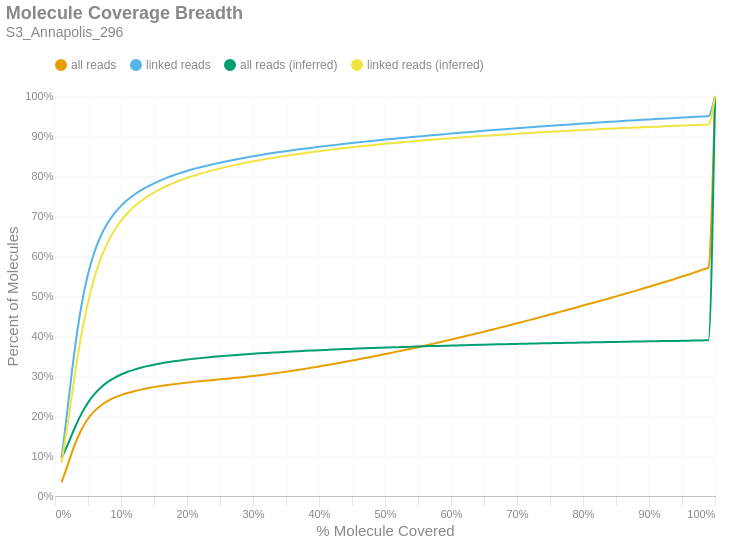

The notebook cell this image was saved under:
### Markdown cell above
### Molecule Read Coverage
This chart shows molecule coverage breadth as computed by the number of bases aligned to that molecule. In other words, "*how much of each unique long molecule is actually sequenced/aligned?*" Keep in mind there is a distinction between sequences and alignments, since some sequences belonging to a particular molecule may not align well and wouldn't appear in the alignment data. This chart also shows molecule coverage breadth as computed by the *inferred fragment* from which the aligned sequences originate. Unlike read coverage, this calculation takes into account the total insert size, including unsequenced gaps between the forward and reverse reads. Like the previous figures, these are cumulative percents.

### Code cell
if SKIPLR:
    print_html(f"Skipped")
else:
    binned_df = consolidated_hist(valids['coverage_bp'], mask, 0.01, True)
    binned_df_inf = consolidated_hist(valids['coverage_inserts'], mask, 0.01, True)
    binned_df = binned_df.with_columns(pl.lit(binned_df_inf['all reads (cumsum)']).alias('all reads (inferred)'))
    binned_df = binned_df.with_columns(pl.lit(binned_df_inf['linked reads (cumsum)']).alias('linked reads (inferred)'))
    binned_df = binned_df.with_columns(
        (pl.col('bin').cast(pl.Float64) + 0.01).alias('right_edge')
    )

    with SafeRender(binned_df):
        (
            density_plot(binned_df, 'Molecule Coverage Breadth', samplename, 'molcov', ['all reads (inferred)','linked reads (inferred)'])
            .encode(
                #x=alt.X('bin:Q', title="% Molecule Covered").axis(format = '%').scale(padding=0),
                x=alt.X('right_edge:Q', title="% Molecule Covered").axis(format='%').scale(padding=0),
                y=alt.Y('value:Q', title='Percent of Molecules')
                    .axis(format='%')
                    .stack(False)
                    .scale(domainMin=0, padding=0),
                color=alt.Color("key:N").scale(domain = ["all reads", "linked reads", "all reads (inferred)", "linked reads (inferred)"]),
                tooltip = [
                    alt.Tooltip("key:N", title = "Data Type"),
                    alt.Tooltip("range_label:N", title="% Molecule Covered"),
                    alt.Tooltip("value:Q", format = ".2%", title="% Molecules")
                ]
            )
        ).display()

### Figure 1 — Vega-Lite specification as saved in the notebook (floating-point values rounded to 4 significant figures)
{"width": "container", "height": 400, "config": {"title": {"anchor": "start", "dy": -15, "fontSize": 18, "color": "#888888", "subtitleColor": "#888888", "subtitleFontSize": 14}, "arc": {"fill": "#0072B2"}, "axis": {"domainColor": "#888888", "domainWidth": 0.5, "gridWidth": 0.2, "grid": false, "titleFontWeight": 400, "titleFontSize": 15, "labelFontSize": 11, "labelColor": "#888888", "tickColor": "#888888", "tickWidth": 0.2, "titleColor": "#888888"}, "axisBand": {"grid": false}, "axisX": {"grid": true, "tickSize": 10, "domainCap": "round"}, "axisY": {"domain": false, "grid": true, "tickSize": 0, "domainCap": "round"}, "background": "transparent", "header": {"labelFontSize": 15, "labelColor": "#888888", "titleFontSize": 15, "titleFontWeight": 600, "titleColor": "#888888"}, "legend": {"labelFont": "sans-serif", "labelFontSize": 12, "labelColor": "#888888", "symbolSize": 100, "symbolType": "circle", "titleFontSize": 12, "titlePadding": 10, "titleColor": "#888888", "title": null, "orient": "top"}, "range": {"category": ["#E69F00", "#56B4E9", "#009E73", "#F0E442", "#0072B2", "#D55E00", "#CC79A7", "#000000"], "diverging": ["#cfe8f3", "#a2d4ec", "#73bfe2", "#46abdb", "#1696d2", "#12719e"]}, "area": {"fill": "#0072B2", "fillOpacity": 0.7, "line": true, "strokeOpacity": 0.7}, "line": {"color": "#0072B2", "stroke": "#0072B2", "strokeWidth": 2}, "trail": {"color": "#0072B2", "stroke": "#0072B2", "strokeWidth": 0, "size": 1}, "point": {"filled": true, "fillOpacity": 1.0, "size": 95}, "text": {"color": "#888888", "fontSize": 11, "align": "right", "fontWeight": 400, "size": 11}, "bar": {"fill": "#0072B2", "stroke": null}, "view": {"stroke": null, "continuousWidth": 660, "continuousHeight": 400}}, "data": {"name": "data-3677891114eddc5a535271a15d804fa2"}, "mark": {"type": "line", "interpolate": "monotone", "point": {"opacity": 0, "size": 275}}, "encoding": {"color": {"field": "key", "scale": {"domain": ["all reads", "linked reads", "all reads (inferred)", "linked reads (inferred)"]}, "type": "nominal"}, "tooltip": [{"field": "key", "title": "Data Type", "type": "nominal"}, {"field": "range_label", "title": "% Molecule Covered", "type": "nominal"}, {"field": "value", "format": ".2%", "title": "% Molecules", "type": "quantitative"}], "x": {"axis": {"format": "%"}, "field": "right_edge", "scale": {"padding": 0}, "title": "% Molecule Covered", "type": "quantitative"}, "y": {"axis": {"format": "%"}, "field": "value", "scale": {"domainMin": 0, "padding": 0}, "stack": false, "title": "Percent of Molecules", "type": "quantitative"}}, "params": [{"name": "param_c36ac31b6afebe62", "select": {"type": "point", "fields": ["key"]}, "bind": "legend"}], "title": {"text": "Molecule Coverage Breadth", "subtitle": "S3_Annapolis_296"}, "transform": [{"fold": ["all reads (cumsum)", "linked reads (cumsum)", "all reads (inferred)", "linked reads (inferred)"]}, {"calculate": "replace(datum.key, ' (cumsum)', '')", "as": "key"}, {"filter": {"param": "param_c36ac31b6afebe62"}}], "usermeta": {"embedOptions": {"downloadFileName": "S3_Annapolis_296.molcov"}}, "$schema": "https://vega.github.io/schema/vega-lite/v6.1.0.json", "datasets": {"data-3677891114eddc5a535271a15d804fa2": [{"bin": "0.0", "interval": "0.0-0.01", "all reads": 0.03375, "linked reads": 0.09401, "all reads (cumsum)": 0.03375, "linked reads (cumsum)": 0.09401, "range_label": "0.0-0.01", "all reads (inferred)": 0.09493, "linked reads (inferred)": 0.08375, "right_edge": 0.01}, {"bin": "0.01", "interval": "0.01-0.02", "all reads": 0.04782, "linked reads": 0.1378, "all reads (cumsum)": 0.08157, "linked reads (cumsum)": 0.2319, "range_label": "0.01-0.02", "all reads (inferred)": 0.1313, "linked reads (inferred)": 0.1882, "right_edge": 0.02}, {"bin": "0.02", "interval": "0.02-0.03", "all reads": 0.04696, "linked reads": 0.1359, "all reads (cumsum)": 0.1285, "linked reads (cumsum)": 0.3678, "range_label": "0.02-0.03", "all reads (inferred)": 0.1707, "linked reads (inferred)": 0.3023, "right_edge": 0.03}, {"bin": "0.03", "interval": "0.03-0.04", "all reads": 0.03727, "linked reads": 0.1079, "all reads (cumsum)": 0.1658, "linked reads (cumsum)": 0.4757, "range_label": "0.03-0.04", "all reads (inferred)": 0.2053, "linked reads (inferred)": 0.4028, "right_edge": 0.04}, {"bin": "0.04", "interval": "0.04-0.05", "all reads": 0.02731, "linked reads": 0.07905, "all reads (cumsum)": 0.1931, "linked reads (cumsum)": 0.5547, "range_label": "0.04-0.05", "all reads (inferred)": 0.2333, "linked reads (inferred)": 0.4841, "right_edge": 0.05}, {"bin": "0.05", "interval": "0.05-0.06", "all reads": 0.01964, "linked reads": 0.05674, "all reads (cumsum)": 0.2128, "linked reads (cumsum)": 0.6115, "range_label": "0.05-0.06", "all reads (inferred)": 0.2553, "linked reads (inferred)": 0.5477, "right_edge": 0.06}, {"bin": "0.06", "interval": "0.06-0.07", "all reads": 0.0142, "linked reads": 0.04098, "all reads (cumsum)": 0.227, "linked reads (cumsum)": 0.6524, "range_label": "0.06-0.07", "all reads (inferred)": 0.2721, "linked reads (inferred)": 0.5966, "right_edge": 0.07}, {"bin": "0.07", "interval": "0.07-0.08", "all reads": 0.01067, "linked reads": 0.03074, "all reads (cumsum)": 0.2376, "linked reads (cumsum)": 0.6832, "range_label": "0.07-0.08", "all reads (inferred)": 0.2852, "linked reads (inferred)": 0.6345, "right_edge": 0.08}, {"bin": "0.08", "interval": "0.08-0.09", "all reads": 0.008174, "linked reads": 0.02347, "all reads (cumsum)": 0.2458, "linked reads (cumsum)": 0.7067, "range_label": "0.08-0.09", "all reads (inferred)": 0.2955, "linked reads (inferred)": 0.6642, "right_edge": 0.09}, {"bin": "0.09", "interval": "0.09-0.1", "all reads": 0.006502, "linked reads": 0.01864, "all reads (cumsum)": 0.2523, "linked reads (cumsum)": 0.7253, "range_label": "0.09-0.1", "all reads (inferred)": 0.3038, "linked reads (inferred)": 0.6883, "right_edge": 0.1}, {"bin": "0.1", "interval": "0.1-0.11", "all reads": 0.005364, "linked reads": 0.01528, "all reads (cumsum)": 0.2577, "linked reads (cumsum)": 0.7406, "range_label": "0.1-0.11", "all reads (inferred)": 0.3105, "linked reads (inferred)": 0.7075, "right_edge": 0.11}, {"bin": "0.11", "interval": "0.11-0.12", "all reads": 0.004425, "linked reads": 0.01258, "all reads (cumsum)": 0.2621, "linked reads (cumsum)": 0.7532, "range_label": "0.11-0.12", "all reads (inferred)": 0.316, "linked reads (inferred)": 0.7235, "right_edge": 0.12}, {"bin": "0.12", "interval": "0.12-0.13", "all reads": 0.003851, "linked reads": 0.01096, "all reads (cumsum)": 0.266, "linked reads (cumsum)": 0.7641, "range_label": "0.12-0.13", "all reads (inferred)": 0.3207, "linked reads (inferred)": 0.7369, "right_edge": 0.13}, {"bin": "0.13", "interval": "0.13-0.14", "all reads": 0.003319, "linked reads": 0.009408, "all reads (cumsum)": 0.2693, "linked reads (cumsum)": 0.7735, "range_label": "0.13-0.14", "all reads (inferred)": 0.3247, "linked reads (inferred)": 0.7484, "right_edge": 0.14}, {"bin": "0.14", "interval": "0.14-0.15", "all reads": 0.002916, "linked reads": 0.008205, "all reads (cumsum)": 0.2722, "linked reads (cumsum)": 0.7817, "range_label": "0.14-0.15", "all reads (inferred)": 0.3282, "linked reads (inferred)": 0.7585, "right_edge": 0.15}, {"bin": "0.15", "interval": "0.15-0.16", "all reads": 0.002617, "linked reads": 0.007314, "all reads (cumsum)": 0.2748, "linked reads (cumsum)": 0.789, "range_label": "0.15-0.16", "all reads (inferred)": 0.3313, "linked reads (inferred)": 0.7676, "right_edge": 0.16}, {"bin": "0.16", "interval": "0.16-0.17", "all reads": 0.002468, "linked reads": 0.006852, "all reads (cumsum)": 0.2773, "linked reads (cumsum)": 0.7959, "range_label": "0.16-0.17", "all reads (inferred)": 0.3341, "linked reads (inferred)": 0.7756, "right_edge": 0.17}, {"bin": "0.17", "interval": "0.17-0.18", "all reads": 0.00222, "linked reads": 0.00605, "all reads (cumsum)": 0.2795, "linked reads (cumsum)": 0.8019, "range_label": "0.17-0.18", "all reads (inferred)": 0.3366, "linked reads (inferred)": 0.7828, "right_edge": 0.18}, {"bin": "0.18", "interval": "0.18-0.19", "all reads": 0.002056, "linked reads": 0.005527, "all reads (cumsum)": 0.2815, "linked reads (cumsum)": 0.8075, "range_label": "0.18-0.19", "all reads (inferred)": 0.3389, "linked reads (inferred)": 0.7893, "right_edge": 0.19}, {"bin": "0.19", "interval": "0.19-0.2", "all reads": 0.001901, "linked reads": 0.00509, "all reads (cumsum)": 0.2834, "linked reads (cumsum)": 0.8126, "range_label": "0.19-0.2", "all reads (inferred)": 0.341, "linked reads (inferred)": 0.7953, "right_edge": 0.2}, {"bin": "0.2", "interval": "0.2-0.21", "all reads": 0.001873, "linked reads": 0.004936, "all reads (cumsum)": 0.2853, "linked reads (cumsum)": 0.8175, "range_label": "0.2-0.21", "all reads (inferred)": 0.3429, "linked reads (inferred)": 0.8007, "right_edge": 0.21}, {"bin": "0.21", "interval": "0.21-0.22", "all reads": 0.001664, "linked reads": 0.004267, "all reads (cumsum)": 0.287, "linked reads (cumsum)": 0.8218, "range_label": "0.21-0.22", "all reads (inferred)": 0.3447, "linked reads (inferred)": 0.8058, "right_edge": 0.22}, {"bin": "0.22", "interval": "0.22-0.23", "all reads": 0.001621, "linked reads": 0.004079, "all reads (cumsum)": 0.2886, "linked reads (cumsum)": 0.8258, "range_label": "0.22-0.23", "all reads (inferred)": 0.3463, "linked reads (inferred)": 0.8104, "right_edge": 0.23}, {"bin": "0.23", "interval": "0.23-0.24", "all reads": 0.001592, "linked reads": 0.003866, "all reads (cumsum)": 0.2902, "linked reads (cumsum)": 0.8297, "range_label": "0.23-0.24", "all reads (inferred)": 0.3478, "linked reads (inferred)": 0.8148, "right_edge": 0.24}, {"bin": "0.24", "interval": "0.24-0.25", "all reads": 0.001515, "linked reads": 0.003654, "all reads (cumsum)": 0.2917, "linked reads (cumsum)": 0.8334, "range_label": "0.24-0.25", "all reads (inferred)": 0.3493, "linked reads (inferred)": 0.8189, "right_edge": 0.25}, {"bin": "0.25", "interval": "0.25-0.26", "all reads": 0.001507, "linked reads": 0.003492, "all reads (cumsum)": 0.2932, "linked reads (cumsum)": 0.8369, "range_label": "0.25-0.26", "all reads (inferred)": 0.3507, "linked reads (inferred)": 0.8228, "right_edge": 0.26}, {"bin": "0.26", "interval": "0.26-0.27", "all reads": 0.001537, "linked reads": 0.003325, "all reads (cumsum)": 0.2948, "linked reads (cumsum)": 0.8402, "range_label": "0.26-0.27", "all reads (inferred)": 0.352, "linked reads (inferred)": 0.8266, "right_edge": 0.27}, {"bin": "0.27", "interval": "0.27-0.28", "all reads": 0.001612, "linked reads": 0.003121, "all reads (cumsum)": 0.2964, "linked reads (cumsum)": 0.8433, "range_label": "0.27-0.28", "all reads (inferred)": 0.3532, "linked reads (inferred)": 0.8301, "right_edge": 0.28}, {"bin": "0.28", "interval": "0.28-0.29", "all reads": 0.001745, "linked reads": 0.003016, "all reads (cumsum)": 0.2981, "linked reads (cumsum)": 0.8463, "range_label": "0.28-0.29", "all reads (inferred)": 0.3544, "linked reads (inferred)": 0.8336, "right_edge": 0.29}, {"bin": "0.29", "interval": "0.29-0.3", "all reads": 0.001841, "linked reads": 0.00293, "all reads (cumsum)": 0.3, "linked reads (cumsum)": 0.8492, "range_label": "0.29-0.3", "all reads (inferred)": 0.3556, "linked reads (inferred)": 0.8368, "right_edge": 0.3}, {"bin": "0.3", "interval": "0.3-0.31", "all reads": 0.001959, "linked reads": 0.002759, "all reads (cumsum)": 0.3019, "linked reads (cumsum)": 0.852, "range_label": "0.3-0.31", "all reads (inferred)": 0.3566, "linked reads (inferred)": 0.8397, "right_edge": 0.31}, {"bin": "0.31", "interval": "0.31-0.32", "all reads": 0.002087, "linked reads": 0.002722, "all reads (cumsum)": 0.304, "linked reads (cumsum)": 0.8547, "range_label": "0.31-0.32", "all reads (inferred)": 0.3576, "linked reads (inferred)": 0.8425, "right_edge": 0.32}, {"bin": "0.32", "interval": "0.32-0.33", "all reads": 0.002167, "linked reads": 0.002565, "all reads (cumsum)": 0.3062, "linked reads (cumsum)": 0.8573, "range_label": "0.32-0.33", "all reads (inferred)": 0.3585, "linked reads (inferred)": 0.8452, "right_edge": 0.33}, {"bin": "0.33", "interval": "0.33-0.34", "all reads": 0.002256, "linked reads": 0.002489, "all reads (cumsum)": 0.3084, "linked reads (cumsum)": 0.8598, "range_label": "0.33-0.34", "all reads (inferred)": 0.3595, "linked reads (inferred)": 0.8479, "right_edge": 0.34}, {"bin": "0.34", "interval": "0.34-0.35", "all reads": 0.002337, "linked reads": 0.002357, "all reads (cumsum)": 0.3108, "linked reads (cumsum)": 0.8621, "range_label": "0.34-0.35", "all reads (inferred)": 0.3604, "linked reads (inferred)": 0.8504, "right_edge": 0.35}, {"bin": "0.35", "interval": "0.35-0.36", "all reads": 0.002455, "linked reads": 0.002278, "all reads (cumsum)": 0.3132, "linked reads (cumsum)": 0.8644, "range_label": "0.35-0.36", "all reads (inferred)": 0.3612, "linked reads (inferred)": 0.8529, "right_edge": 0.36}, {"bin": "0.36", "interval": "0.36-0.37", "all reads": 0.002518, "linked reads": 0.002241, "all reads (cumsum)": 0.3157, "linked reads (cumsum)": 0.8667, "range_label": "0.36-0.37", "all reads (inferred)": 0.3621, "linked reads (inferred)": 0.8552, "right_edge": 0.37}, {"bin": "0.37", "interval": "0.37-0.38", "all reads": 0.002591, "linked reads": 0.002124, "all reads (cumsum)": 0.3183, "linked reads (cumsum)": 0.8688, "range_label": "0.37-0.38", "all reads (inferred)": 0.3629, "linked reads (inferred)": 0.8575, "right_edge": 0.38}, {"bin": "0.38", "interval": "0.38-0.39", "all reads": 0.002671, "linked reads": 0.002097, "all reads (cumsum)": 0.321, "linked reads (cumsum)": 0.8709, "range_label": "0.38-0.39", "all reads (inferred)": 0.3637, "linked reads (inferred)": 0.8598, "right_edge": 0.39}, {"bin": "0.39", "interval": "0.39-0.4", "all reads": 0.002839, "linked reads": 0.002097, "all reads (cumsum)": 0.3238, "linked reads (cumsum)": 0.873, "range_label": "0.39-0.4", "all reads (inferred)": 0.3645, "linked reads (inferred)": 0.8621, "right_edge": 0.4}, {"bin": "0.4", "interval": "0.4-0.41", "all reads": 0.002787, "linked reads": 0.002011, "all reads (cumsum)": 0.3266, "linked reads (cumsum)": 0.875, "range_label": "0.4-0.41", "all reads (inferred)": 0.3652, "linked reads (inferred)": 0.8641, "right_edge": 0.41}, {"bin": "0.41", "interval": "0.41-0.42", "all reads": 0.002816, "linked reads": 0.001891, "all reads (cumsum)": 0.3294, "linked reads (cumsum)": 0.8769, "range_label": "0.41-0.42", "all reads (inferred)": 0.3659, "linked reads (inferred)": 0.8661, "right_edge": 0.42}, {"bin": "0.42", "interval": "0.42-0.43", "all reads": 0.002936, "linked reads": 0.0018, "all reads (cumsum)": 0.3324, "linked reads (cumsum)": 0.8787, "range_label": "0.42-0.43", "all reads (inferred)": 0.3667, "linked reads (inferred)": 0.8682, "right_edge": 0.43}, {"bin": "0.43", "interval": "0.43-0.44", "all reads": 0.003033, "linked reads": 0.001873, "all reads (cumsum)": 0.3354, "linked reads (cumsum)": 0.8805, "range_label": "0.43-0.44", "all reads (inferred)": 0.3674, "linked reads (inferred)": 0.8701, "right_edge": 0.44}, {"bin": "0.44", "interval": "0.44-0.45", "all reads": 0.003127, "linked reads": 0.00186, "all reads (cumsum)": 0.3385, "linked reads (cumsum)": 0.8824, "range_label": "0.44-0.45", "all reads (inferred)": 0.368, "linked reads (inferred)": 0.8719, "right_edge": 0.45}, {"bin": "0.45", "interval": "0.45-0.46", "all reads": 0.003158, "linked reads": 0.001794, "all reads (cumsum)": 0.3417, "linked reads (cumsum)": 0.8842, "range_label": "0.45-0.46", "all reads (inferred)": 0.3687, "linked reads (inferred)": 0.8737, "right_edge": 0.46}, {"bin": "0.46", "interval": "0.46-0.47", "all reads": 0.00314, "linked reads": 0.001724, "all reads (cumsum)": 0.3448, "linked reads (cumsum)": 0.8859, "range_label": "0.46-0.47", "all reads (inferred)": 0.3693, "linked reads (inferred)": 0.8755, "right_edge": 0.47}, {"bin": "0.47", "interval": "0.47-0.48", "all reads": 0.003256, "linked reads": 0.001782, "all reads (cumsum)": 0.3481, "linked reads (cumsum)": 0.8877, "range_label": "0.47-0.48", "all reads (inferred)": 0.3699, "linked reads (inferred)": 0.8771, "right_edge": 0.48}, {"bin": "0.48", "interval": "0.48-0.49", "all reads": 0.003136, "linked reads": 0.001664, "all reads (cumsum)": 0.3512, "linked reads (cumsum)": 0.8894, "range_label": "0.48-0.49", "all reads (inferred)": 0.3704, "linked reads (inferred)": 0.8787, "right_edge": 0.49}, {"bin": "0.49", "interval": "0.49-0.5", "all reads": 0.003583, "linked reads": 0.001691, "all reads (cumsum)": 0.3548, "linked reads (cumsum)": 0.8911, "range_label": "0.49-0.5", "all reads (inferred)": 0.371, "linked reads (inferred)": 0.8804, "right_edge": 0.5}, {"bin": "0.5", "interval": "0.5-0.51", "all reads": 0.00317, "linked reads": 0.001532, "all reads (cumsum)": 0.358, "linked reads (cumsum)": 0.8926, "range_label": "0.5-0.51", "all reads (inferred)": 0.3716, "linked reads (inferred)": 0.8819, "right_edge": 0.51}, {"bin": "0.51", "interval": "0.51-0.52", "all reads": 0.003561, "linked reads": 0.001598, "all reads (cumsum)": 0.3615, "linked reads (cumsum)": 0.8942, "range_label": "0.51-0.52", "all reads (inferred)": 0.3721, "linked reads (inferred)": 0.8834, "right_edge": 0.52}, {"bin": "0.52", "interval": "0.52-0.53", "all reads": 0.003385, "linked reads": 0.001489, "all reads (cumsum)": 0.3649, "linked reads (cumsum)": 0.8957, "range_label": "0.52-0.53", "all reads (inferred)": 0.3727, "linked reads (inferred)": 0.8849, "right_edge": 0.53}, {"bin": "0.53", "interval": "0.53-0.54", "all reads": 0.00355, "linked reads": 0.001589, "all reads (cumsum)": 0.3685, "linked reads (cumsum)": 0.8973, "range_label": "0.53-0.54", "all reads (inferred)": 0.3732, "linked reads (inferred)": 0.8864, "right_edge": 0.54}, {"bin": "0.54", "interval": "0.54-0.55", "all reads": 0.00358, "linked reads": 0.001437, "all reads (cumsum)": 0.3721, "linked reads (cumsum)": 0.8987, "range_label": "0.54-0.55", "all reads (inferred)": 0.3737, "linked reads (inferred)": 0.8878, "right_edge": 0.55}, {"bin": "0.55", "interval": "0.55-0.56", "all reads": 0.003711, "linked reads": 0.001511, "all reads (cumsum)": 0.3758, "linked reads (cumsum)": 0.9002, "range_label": "0.55-0.56", "all reads (inferred)": 0.3743, "linked reads (inferred)": 0.8892, "right_edge": 0.56}, {"bin": "0.56", "interval": "0.56-0.57", "all reads": 0.003769, "linked reads": 0.001475, "all reads (cumsum)": 0.3795, "linked reads (cumsum)": 0.9017, "range_label": "0.56-0.57", "all reads (inferred)": 0.3747, "linked reads (inferred)": 0.8906, "right_edge": 0.57}, {"bin": "0.57", "interval": "0.57-0.58", "all reads": 0.00376, "linked reads": 0.001493, "all reads (cumsum)": 0.3833, "linked reads (cumsum)": 0.9032, "range_label": "0.57-0.58", "all reads (inferred)": 0.3752, "linked reads (inferred)": 0.8919, "right_edge": 0.58}, {"bin": "0.58", "interval": "0.58-0.59", "all reads": 0.003857, "linked reads": 0.001436, "all reads (cumsum)": 0.3872, "linked reads (cumsum)": 0.9046, "range_label": "0.58-0.59", "all reads (inferred)": 0.3757, "linked reads (inferred)": 0.8932, "right_edge": 0.59}, {"bin": "0.59", "interval": "0.59-0.6", "all reads": 0.003921, "linked reads": 0.001479, "all reads (cumsum)": 0.3911, "linked reads (cumsum)": 0.9061, "range_label": "0.59-0.6", "all reads (inferred)": 0.3761, "linked reads (inferred)": 0.8944, "right_edge": 0.6}, {"bin": "0.6", "interval": "0.6-0.61", "all reads": 0.003793, "linked reads": 0.001419, "all reads (cumsum)": 0.3949, "linked reads (cumsum)": 0.9075, "range_label": "0.6-0.61", "all reads (inferred)": 0.3766, "linked reads (inferred)": 0.8956, "right_edge": 0.61}, {"bin": "0.61", "interval": "0.61-0.62", "all reads": 0.003961, "linked reads": 0.001361, "all reads (cumsum)": 0.3988, "linked reads (cumsum)": 0.9089, "range_label": "0.61-0.62", "all reads (inferred)": 0.377, "linked reads (inferred)": 0.8968, "right_edge": 0.62}, {"bin": "0.62", "interval": "0.62-0.63", "all reads": 0.00395, "linked reads": 0.001354, "all reads (cumsum)": 0.4028, "linked reads (cumsum)": 0.9102, "range_label": "0.62-0.63", "all reads (inferred)": 0.3774, "linked reads (inferred)": 0.898, "right_edge": 0.63}, {"bin": "0.63", "interval": "0.63-0.64", "all reads": 0.003986, "linked reads": 0.00139, "all reads (cumsum)": 0.4068, "linked reads (cumsum)": 0.9116, "range_label": "0.63-0.64", "all reads (inferred)": 0.3779, "linked reads (inferred)": 0.8992, "right_edge": 0.64}, {"bin": "0.64", "interval": "0.64-0.65", "all reads": 0.004023, "linked reads": 0.001357, "all reads (cumsum)": 0.4108, "linked reads (cumsum)": 0.913, "range_label": "0.64-0.65", "all reads (inferred)": 0.3783, "linked reads (inferred)": 0.9003, "right_edge": 0.65}, {"bin": "0.65", "interval": "0.65-0.66", "all reads": 0.004234, "linked reads": 0.00138, "all reads (cumsum)": 0.415, "linked reads (cumsum)": 0.9144, "range_label": "0.65-0.66", "all reads (inferred)": 0.3787, "linked reads (inferred)": 0.9014, "right_edge": 0.66}, {"bin": "0.66", "interval": "0.66-0.67", "all reads": 0.004037, "linked reads": 0.001188, "all reads (cumsum)": 0.4191, "linked reads (cumsum)": 0.9156, "range_label": "0.66-0.67", "all reads (inferred)": 0.3791, "linked reads (inferred)": 0.9025, "right_edge": 0.67}, {"bin": "0.67", "interval": "0.67-0.68", "all reads": 0.004243, "linked reads": 0.00131, "all reads (cumsum)": 0.4233, "linked reads (cumsum)": 0.9169, "range_label": "0.67-0.68", "all reads (inferred)": 0.3795, "linked reads (inferred)": 0.9035, "right_edge": 0.68}, {"bin": "0.68", "interval": "0.68-0.69", "all reads": 0.004169, "linked reads": 0.001262, "all reads (cumsum)": 0.4275, "linked reads (cumsum)": 0.9181, "range_label": "0.68-0.69", "all reads (inferred)": 0.3799, "linked reads (inferred)": 0.9046, "right_edge": 0.69}, {"bin": "0.69", "interval": "0.69-0.7", "all reads": 0.004278, "linked reads": 0.001225, "all reads (cumsum)": 0.4317, "linked reads (cumsum)": 0.9193, "range_label": "0.69-0.7", "all reads (inferred)": 0.3802, "linked reads (inferred)": 0.9056, "right_edge": 0.7}, {"bin": "0.7", "interval": "0.7-0.71", "all reads": 0.004245, "linked reads": 0.00127, "all reads (cumsum)": 0.436, "linked reads (cumsum)": 0.9206, "range_label": "0.7-0.71", "all reads (inferred)": 0.3806, "linked reads (inferred)": 0.9067, "right_edge": 0.71}, {"bin": "0.71", "interval": "0.71-0.72", "all reads": 0.00427, "linked reads": 0.001235, "all reads (cumsum)": 0.4403, "linked reads (cumsum)": 0.9219, "range_label": "0.71-0.72", "all reads (inferred)": 0.381, "linked reads (inferred)": 0.9076, "right_edge": 0.72}, {"bin": "0.72", "interval": "0.72-0.73", "all reads": 0.004419, "linked reads": 0.00121, "all reads (cumsum)": 0.4447, "linked reads (cumsum)": 0.9231, "range_label": "0.72-0.73", "all reads (inferred)": 0.3814, "linked reads (inferred)": 0.9086, "right_edge": 0.73}, {"bin": "0.73", "interval": "0.73-0.74", "all reads": 0.004388, "linked reads": 0.001214, "all reads (cumsum)": 0.4491, "linked reads (cumsum)": 0.9243, "range_label": "0.73-0.74", "all reads (inferred)": 0.3817, "linked reads (inferred)": 0.9096, "right_edge": 0.74}, {"bin": "0.74", "interval": "0.74-0.75", "all reads": 0.004611, "linked reads": 0.001164, "all reads (cumsum)": 0.4537, "linked reads (cumsum)": 0.9254, "range_label": "0.74-0.75", "all reads (inferred)": 0.3821, "linked reads (inferred)": 0.9105, "right_edge": 0.75}, {"bin": "0.75", "interval": "0.75-0.76", "all reads": 0.004304, "linked reads": 0.001168, "all reads (cumsum)": 0.458, "linked reads (cumsum)": 0.9266, "range_label": "0.75-0.76", "all reads (inferred)": 0.3824, "linked reads (inferred)": 0.9114, "right_edge": 0.76}, {"bin": "0.76", "interval": "0.76-0.77", "all reads": 0.004434, "linked reads": 0.001136, "all reads (cumsum)": 0.4624, "linked reads (cumsum)": 0.9277, "range_label": "0.76-0.77", "all reads (inferred)": 0.3827, "linked reads (inferred)": 0.9123, "right_edge": 0.77}, {"bin": "0.77", "interval": "0.77-0.78", "all reads": 0.004475, "linked reads": 0.001135, "all reads (cumsum)": 0.4669, "linked reads (cumsum)": 0.9289, "range_label": "0.77-0.78", "all reads (inferred)": 0.3831, "linked reads (inferred)": 0.9132, "right_edge": 0.78}, {"bin": "0.78", "interval": "0.78-0.79", "all reads": 0.004508, "linked reads": 0.001098, "all reads (cumsum)": 0.4714, "linked reads (cumsum)": 0.93, "range_label": "0.78-0.79", "all reads (inferred)": 0.3834, "linked reads (inferred)": 0.9141, "right_edge": 0.79}, {"bin": "0.79", "interval": "0.79-0.8", "all reads": 0.004727, "linked reads": 0.001126, "all reads (cumsum)": 0.4761, "linked reads (cumsum)": 0.9311, "range_label": "0.79-0.8", "all reads (inferred)": 0.3837, "linked reads (inferred)": 0.915, "right_edge": 0.8}, {"bin": "0.8", "interval": "0.8-0.81", "all reads": 0.004373, "linked reads": 0.001025, "all reads (cumsum)": 0.4805, "linked reads (cumsum)": 0.9321, "range_label": "0.8-0.81", "all reads (inferred)": 0.384, "linked reads (inferred)": 0.9158, "right_edge": 0.81}, {"bin": "0.81", "interval": "0.81-0.82", "all reads": 0.004521, "linked reads": 0.001101, "all reads (cumsum)": 0.485, "linked reads (cumsum)": 0.9332, "range_label": "0.81-0.82", "all reads (inferred)": 0.3844, "linked reads (inferred)": 0.9167, "right_edge": 0.82}, {"bin": "0.82", "interval": "0.82-0.83", "all reads": 0.004637, "linked reads": 0.001102, "all reads (cumsum)": 0.4897, "linked reads (cumsum)": 0.9343, "range_label": "0.82-0.83", "all reads (inferred)": 0.3847, "linked reads (inferred)": 0.9175, "right_edge": 0.83}, {"bin": "0.83", "interval": "0.83-0.84", "all reads": 0.00471, "linked reads": 0.001064, "all reads (cumsum)": 0.4944, "linked reads (cumsum)": 0.9354, "range_label": "0.83-0.84", "all reads (inferred)": 0.385, "linked reads (inferred)": 0.9182, "right_edge": 0.84}, {"bin": "0.84", "interval": "0.84-0.85", "all reads": 0.004649, "linked reads": 0.001028, "all reads (cumsum)": 0.499, "linked reads (cumsum)": 0.9364, "range_label": "0.84-0.85", "all reads (inferred)": 0.3853, "linked reads (inferred)": 0.919, "right_edge": 0.85}, {"bin": "0.85", "interval": "0.85-0.86", "all reads": 0.004814, "linked reads": 0.001074, "all reads (cumsum)": 0.5038, "linked reads (cumsum)": 0.9375, "range_label": "0.85-0.86", "all reads (inferred)": 0.3855, "linked reads (inferred)": 0.9198, "right_edge": 0.86}, {"bin": "0.86", "interval": "0.86-0.87", "all reads": 0.00469, "linked reads": 0.001018, "all reads (cumsum)": 0.5085, "linked reads (cumsum)": 0.9385, "range_label": "0.86-0.87", "all reads (inferred)": 0.3858, "linked reads (inferred)": 0.9205, "right_edge": 0.87}, {"bin": "0.87", "interval": "0.87-0.88", "all reads": 0.004865, "linked reads": 0.0009694, "all reads (cumsum)": 0.5134, "linked reads (cumsum)": 0.9395, "range_label": "0.87-0.88", "all reads (inferred)": 0.3861, "linked reads (inferred)": 0.9212, "right_edge": 0.88}, {"bin": "0.88", "interval": "0.88-0.89", "all reads": 0.004841, "linked reads": 0.001041, "all reads (cumsum)": 0.5182, "linked reads (cumsum)": 0.9405, "range_label": "0.88-0.89", "all reads (inferred)": 0.3864, "linked reads (inferred)": 0.922, "right_edge": 0.89}, {"bin": "0.89", "interval": "0.89-0.9", "all reads": 0.00497, "linked reads": 0.0009783, "all reads (cumsum)": 0.5232, "linked reads (cumsum)": 0.9415, "range_label": "0.89-0.9", "all reads (inferred)": 0.3867, "linked reads (inferred)": 0.9227, "right_edge": 0.9}, {"bin": "0.9", "interval": "0.9-0.91", "all reads": 0.004753, "linked reads": 0.0009063, "all reads (cumsum)": 0.528, "linked reads (cumsum)": 0.9424, "range_label": "0.9-0.91", "all reads (inferred)": 0.3869, "linked reads (inferred)": 0.9234, "right_edge": 0.91}, {"bin": "0.91", "interval": "0.91-0.92", "all reads": 0.005321, "linked reads": 0.0009816, "all reads (cumsum)": 0.5333, "linked reads (cumsum)": 0.9434, "range_label": "0.91-0.92", "all reads (inferred)": 0.3872, "linked reads (inferred)": 0.9241, "right_edge": 0.92}, {"bin": "0.92", "interval": "0.92-0.93", "all reads": 0.004651, "linked reads": 0.0009428, "all reads (cumsum)": 0.5379, "linked reads (cumsum)": 0.9443, "range_label": "0.92-0.93", "all reads (inferred)": 0.3875, "linked reads (inferred)": 0.9248, "right_edge": 0.93}, {"bin": "0.93", "interval": "0.93-0.94", "all reads": 0.005255, "linked reads": 0.0009439, "all reads (cumsum)": 0.5432, "linked reads (cumsum)": 0.9453, "range_label": "0.93-0.94", "all reads (inferred)": 0.3878, "linked reads (inferred)": 0.9255, "right_edge": 0.94}, {"bin": "0.94", "interval": "0.94-0.95", "all reads": 0.005635, "linked reads": 0.0009262, "all reads (cumsum)": 0.5488, "linked reads (cumsum)": 0.9462, "range_label": "0.94-0.95", "all reads (inferred)": 0.388, "linked reads (inferred)": 0.9261, "right_edge": 0.95}, {"bin": "0.95", "interval": "0.95-0.96", "all reads": 0.004778, "linked reads": 0.0009085, "all reads (cumsum)": 0.5536, "linked reads (cumsum)": 0.9471, "range_label": "0.95-0.96", "all reads (inferred)": 0.3883, "linked reads (inferred)": 0.9268, "right_edge": 0.96}, {"bin": "0.96", "interval": "0.96-0.97", "all reads": 0.00563, "linked reads": 0.000821, "all reads (cumsum)": 0.5592, "linked reads (cumsum)": 0.9479, "range_label": "0.96-0.97", "all reads (inferred)": 0.3886, "linked reads (inferred)": 0.9275, "right_edge": 0.97}, {"bin": "0.97", "interval": "0.97-0.98", "all reads": 0.006037, "linked reads": 0.0008453, "all reads (cumsum)": 0.5653, "linked reads (cumsum)": 0.9488, "range_label": "0.97-0.98", "all reads (inferred)": 0.389, "linked reads (inferred)": 0.9282, "right_edge": 0.98}, {"bin": "0.98", "interval": "0.98-0.99", "all reads": 0.005774, "linked reads": 0.0009606, "all reads (cumsum)": 0.571, "linked reads (cumsum)": 0.9497, "range_label": "0.98-0.99", "all reads (inferred)": 0.3893, "linked reads (inferred)": 0.9288, "right_edge": 0.99}, {"bin": "0.99", "interval": "0.99-1.0", "all reads": 0.429, "linked reads": 0.05026, "all reads (cumsum)": 1.0, "linked reads (cumsum)": 1.0, "range_label": "0.99-1.0", "all reads (inferred)": 1.0, "linked reads (inferred)": 1.0, "right_edge": 1.0}]}}
